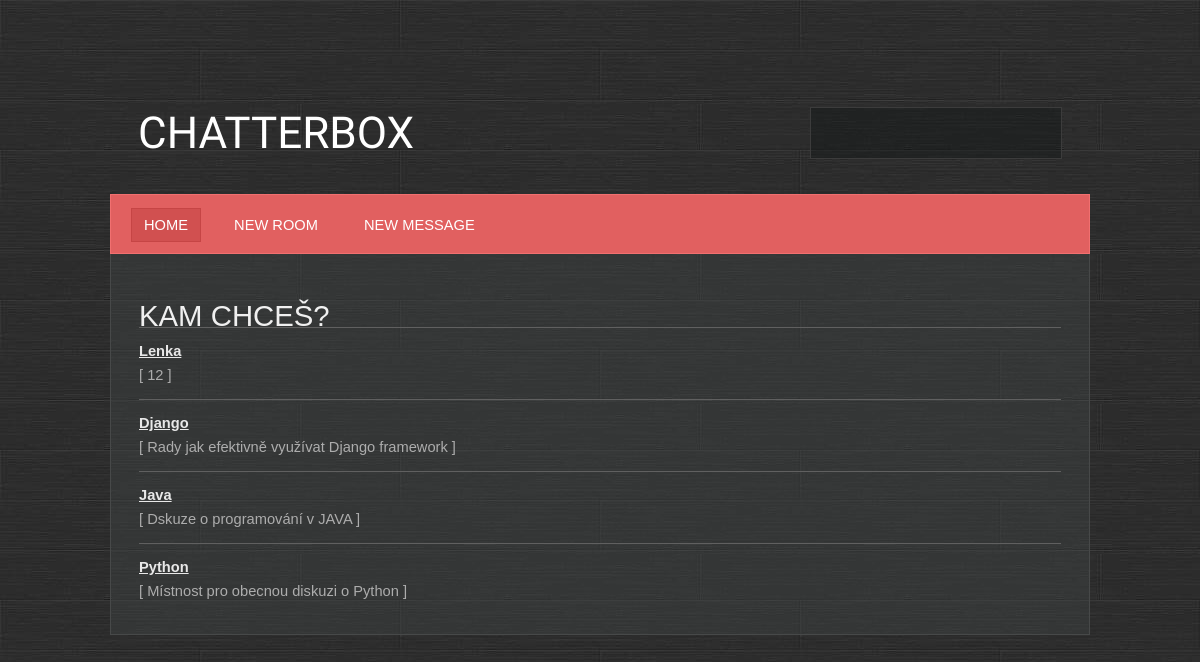
Before: / with the older database file.
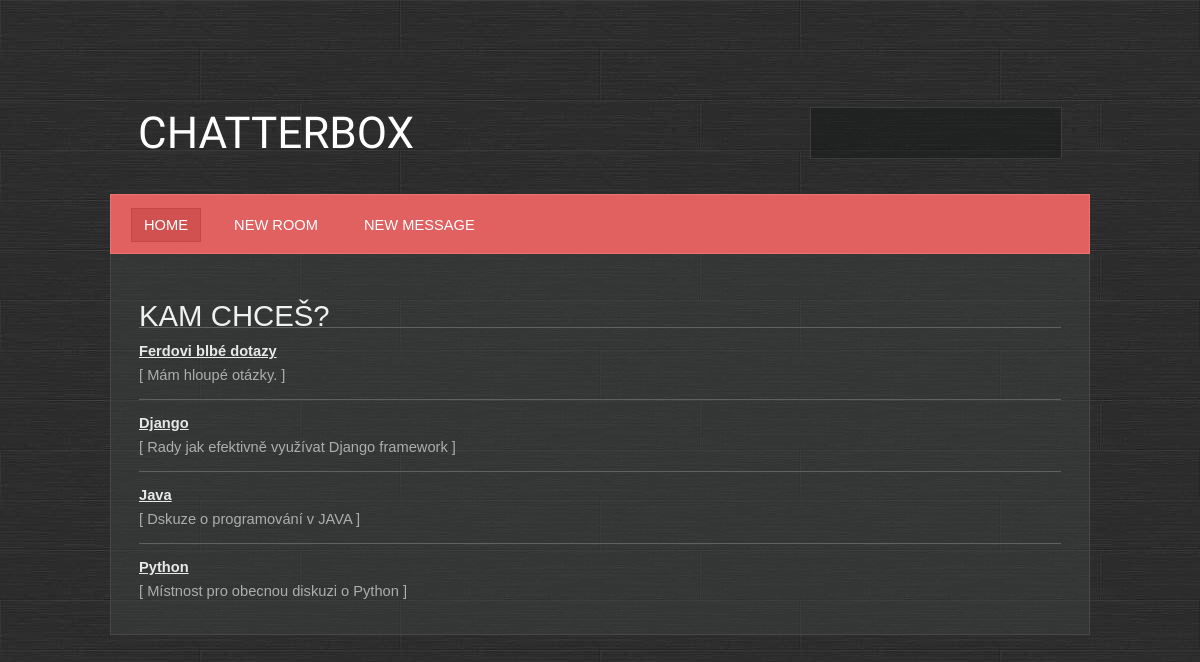
After: the same page with the newer database file.
### base/models.py (models this page shows, shortened)
class Room(models.Model):
    objects = None
    name = models.CharField(max_length=200)
    description = models.TextField(null=True, blank=True)
    participants = models.ManyToManyField(User, related_name='participants', blank=True)
    created = models.DateTimeField(auto_now_add=True)
    updated = models.DateTimeField(auto_now=True)
    class Meta:
        ordering = ['-created', 'name', '-updated']

### base/views.py (the view)
# urls.py: path('', base.views.RoomsView.as_view(), name='index'),
class RoomsView(ListView):
    template_name = 'base/index.html'
    model = Room

### base/templates/base/index.html
{% extends 'main.html' %}
{% block content %}
<h1>Kam chceš?</h1>
<ul>
  {% for room in object_list %}
    <li>
        <a href="{% url 'room' room.id %}"><b>{{ room.name }}</b></a><br>
        [ {{ room.description }} ]
    </li>
  {% endfor %}
</ul>
{% endblock %}

Changed rows visible on the page:
removed Room: name "Lenka", description "12"
added Room: name "Ferdovi blbé dotazy", description "Mám hloupé otázky."
